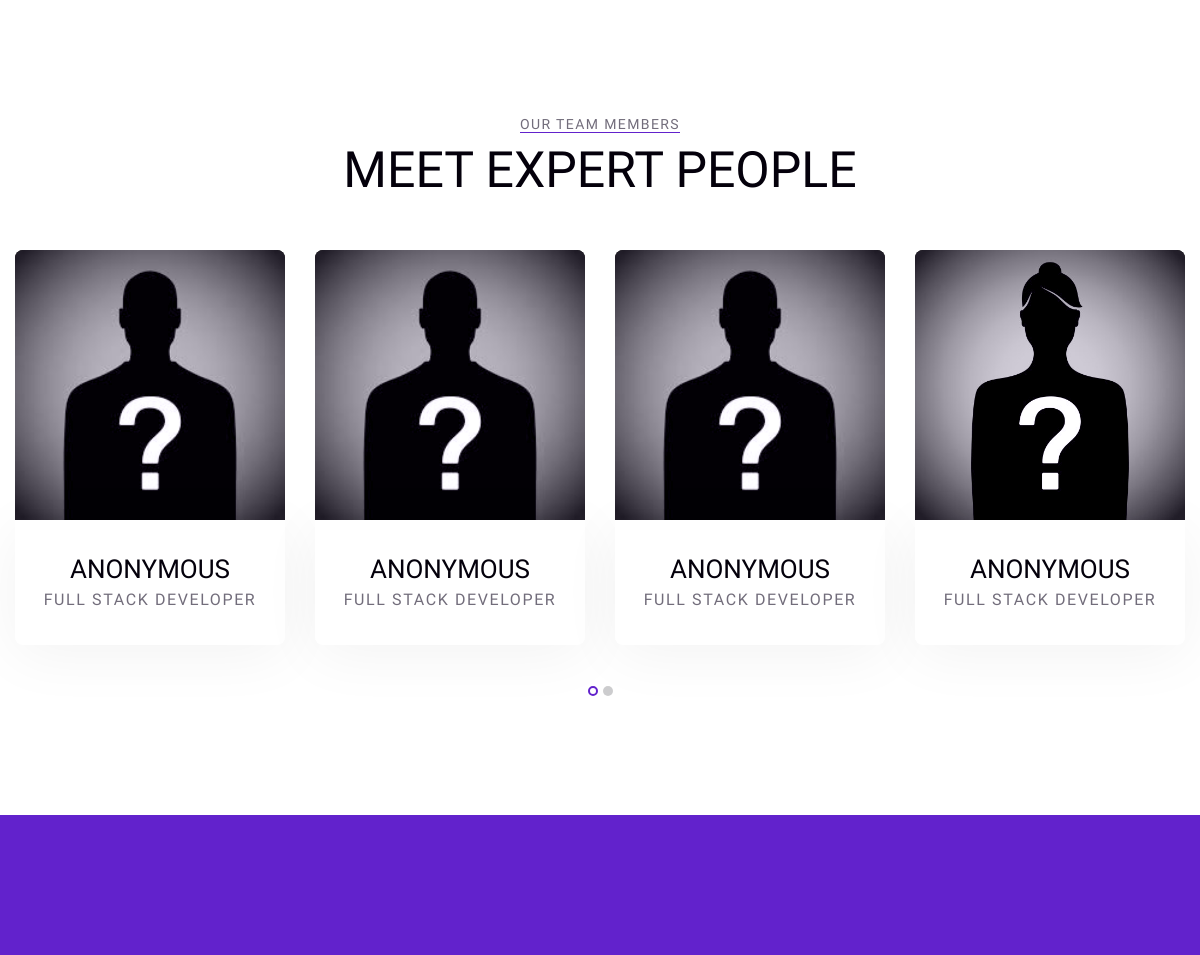
Page /about/ (middle part) on the earlier database version.
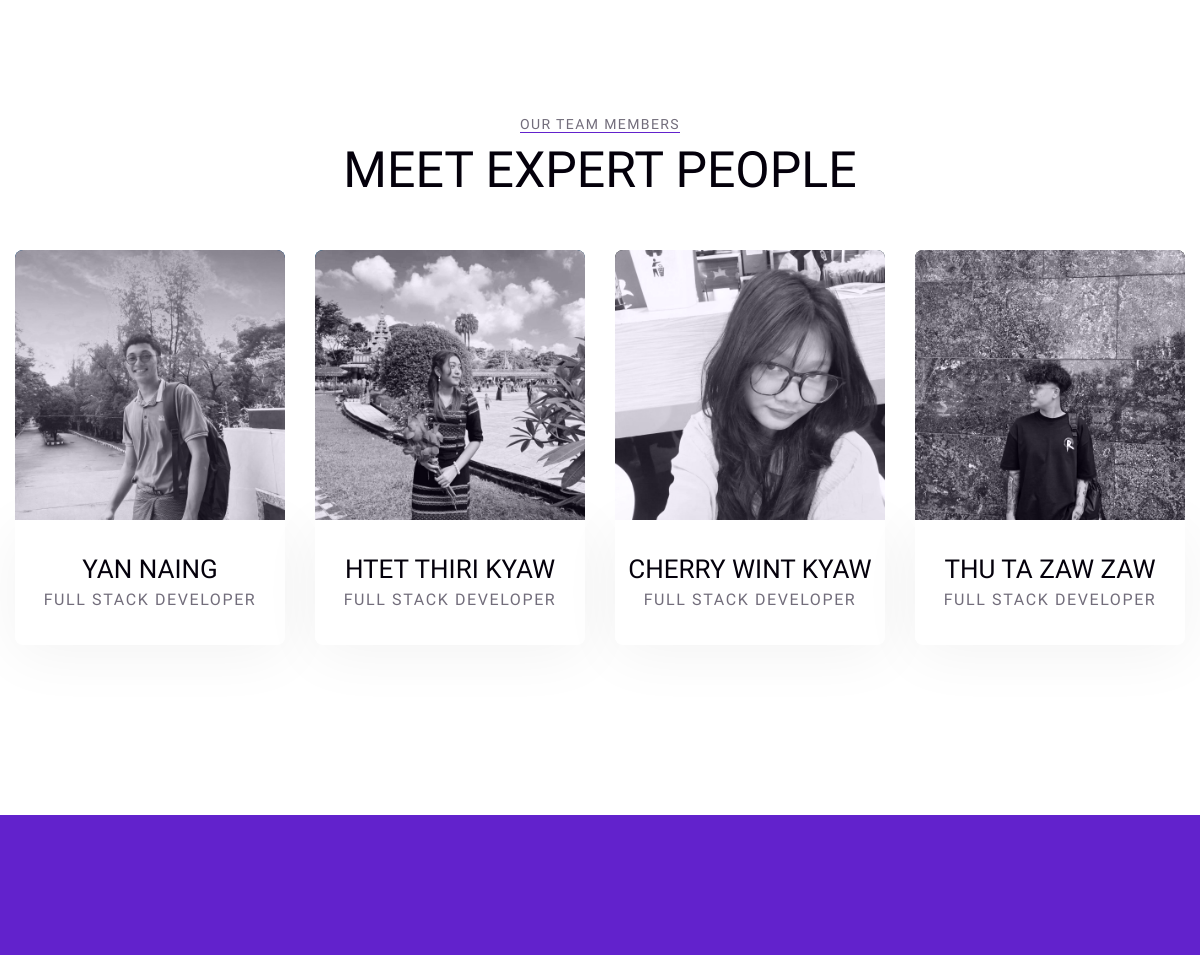
Same page on the later database version.
### app/models.py (models this page shows, shortened)
class OurTeamMemberModel(models.Model):
    id = models.UUIDField(primary_key=True,default=uuid.uuid4, editable=False)
    image = models.ImageField(upload_to='OurTeam')
    name = models.CharField(max_length=200)
    position = models.CharField(max_length=200)
    facebook = models.URLField(null=True, blank=True)
    telegram = models.URLField(null=True, blank=True)
    viber = models.CharField(null=True, blank=True, max_length=200)
    whatsapp = models.CharField(null=True, blank=True, max_length=200)
    title = models.CharField(max_length=200, null=True, blank=True)
    content = RichTextField(null=True, blank=True)
    certificate_title = models.CharField(max_length=1000, null=True, blank=True)

### app/views/about_views.py (the view)
# urls.py: path('about/', about_views.AboutList, name='about_list'),
def AboutList(request):
    abouts = AboutModel.objects.all()
    ourpartners = OurPartnerModel.objects.all()
    counters = CounterModel.objects.all().order_by('-id')[:3]
    ourteam = OurTeamMemberModel.objects.all()
    customerfeedback = CustomerFeedbackModel.objects.all()
    context = {
        'abouts':abouts,
        "ourpartner":ourpartners,
        "counter":counters,
        "ourteam":ourteam,
        "customerfeedback":customerfeedback,
    }
    return render(request, 'about.html', context)

### app/templates/about.html (shortened to what this page needs)
{% extends 'base.html' %}
{% load static %}
{% block body %}
<section class="team-one">
    <div class="team-one-container">
        <div class="section-title text-center">
            <span class="section-title__tagline">our team members</span>
            <h2 class="section-title__title">Meet expert people</h2>
        </div>
        <div class="row">
            <div class="col-xl-12">
                <div class="team-one__carousel owl-theme owl-carousel">
                    {% for team in ourteam %}
                    <div class="team-one__single">
                        <div class="team-one__img">
                            <img src="{{ team.image.url }}" alt="">
                        </div>
                        <div class="team-one__content">
                            <a href="{% url 'ourteam_detail' pk=team.id %}">
                                <h4 class="team-one__name">{{ team.name }}</h4>
                                <p class="team-one__title">{{ team.position }}</p>
                            </a>
                        </div>
                    </div>
                    {% endfor %}
                </div>
            </div>
        </div>
    </div>
</section>
<section class="brand-three">
</section>
{% endblock %}

### templates/base.html (shortened to what this page needs)
{% load static %}
<!DOCTYPE html>
<html lang="en">
<head>
    <link rel="stylesheet" href="{% static 'assets/vendors/bootstrap/css/bootstrap.min.css' %}" />
    <link rel="stylesheet" href="{% static 'assets/vendors/animate/animate.min.css' %}" />
    <link rel="stylesheet" href="{% static 'assets/vendors/animate/custom-animate.css' %}" />
    <link rel="stylesheet" href="{% static 'assets/vendors/fontawesome/css/all.min.css' %}" />
    <link rel="stylesheet" href="{% static 'assets/vendors/jarallax/jarallax.css' %}" />
    <link rel="stylesheet" href="{% static 'assets/vendors/jquery-magnific-popup/jquery.magnific-popup.css' %}" />
    <link rel="stylesheet" href="{% static 'assets/vendors/nouislider/nouislider.min.css' %}" />
    <link rel="stylesheet" href="{% static 'assets/vendors/nouislider/nouislider.pips.css' %}" />
    <link rel="stylesheet" href="{% static 'assets/vendors/odometer/odometer.min.css' %}" />
    <link rel="stylesheet" href="{% static 'assets/vendors/swiper/swiper.min.css' %}" />
    <link rel="stylesheet" href="{% static 'assets/vendors/qutiiz-icons/style.css' %}">
    <link rel="stylesheet" href="{% static 'assets/vendors/qutiiz-icons-two/style.css' %}">
    <link rel="stylesheet" href="{% static 'assets/vendors/tiny-slider/tiny-slider.min.css' %}" />
    <link rel="stylesheet" href="{% static 'assets/vendors/reey-font/stylesheet.css' %}" />
    <link rel="stylesheet" href="{% static 'assets/vendors/owl-carousel/owl.carousel.min.css' %}" />
    <link rel="stylesheet" href="{% static 'assets/vendors/owl-carousel/owl.theme.default.min.css' %}" />
    <link rel="stylesheet" href="{% static 'assets/vendors/bxslider/jquery.bxslider.css' %}" />
    <link rel="stylesheet" href="{% static 'assets/vendors/bootstrap-select/css/bootstrap-select.min.css' %}" />
    <link rel="stylesheet" href="{% static 'assets/vendors/vegas/vegas.min.css' %}" />
    <link rel="stylesheet" href="{% static 'assets/vendors/jquery-ui/jquery-ui.css' %}" />
    <link rel="stylesheet" href="{% static 'assets/vendors/timepicker/timePicker.css' %}" />
    <link rel="stylesheet" href="{% static 'assets/css/qutiiz.css' %}" />
</head>
<body>
    <div class="page-wrapper">
        {% block body %} {% endblock %}
    </div>
</body>
</html>

### templates/header.html (shortened to what this page needs)
{% load static %}

### templates/footer.html (shortened to what this page needs)
{% load static %}

Differences in the rows shown:
removed OurTeamMemberModel: image (picture), name "ANONYMOUS", position "FULL STACK DEVELOPER"
removed OurTeamMemberModel: image (picture), name "ANONYMOUS", position "FULL STACK DEVELOPER"
removed OurTeamMemberModel: image (picture), name "ANONYMOUS", position "FULL STACK DEVELOPER"
removed OurTeamMemberModel: image (picture), name "ANONYMOUS", position "FULL STACK DEVELOPER"
added OurTeamMemberModel: image (picture), name "YAN NAING", position "FULL STACK DEVELOPER"
added OurTeamMemberModel: image (picture), name "HTET THIRI KYAW", position "FULL STACK DEVELOPER"
added OurTeamMemberModel: image (picture), name "CHERRY WINT KYAW", position "FULL STACK DEVELOPER"
added OurTeamMemberModel: image (picture), name "THU TA ZAW ZAW", position "FULL STACK DEVELOPER"
